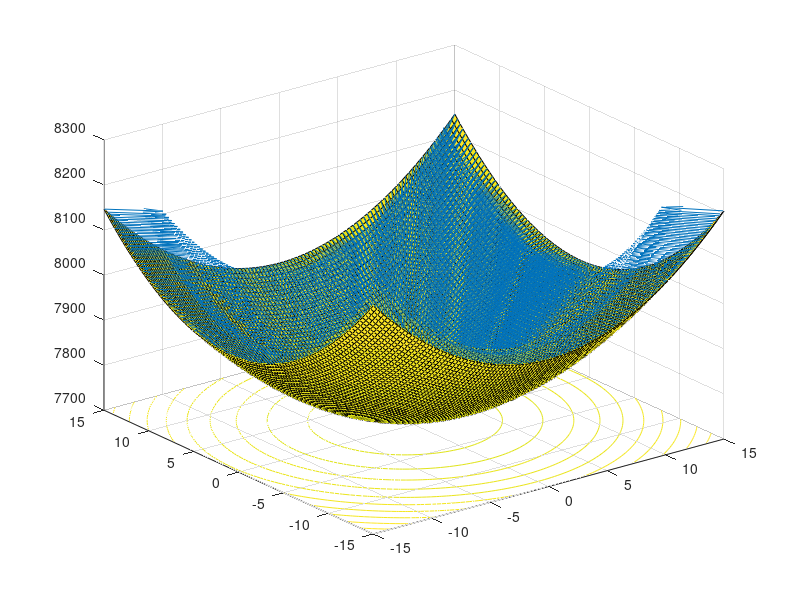

Recreate this plot in MATLAB.
x=-15:.3:15;
y=-15:.3:15;
[x,y]=meshgrid(x,y);
z=x.^2+y.^2+x*y-2*y;
[u,v,w]=surfnorm(x,y,z);
figure
surfc(x,y,z)
hold on
quiver3(x,y,z,u,v,w)
hold off